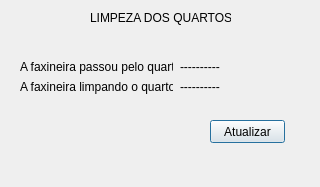
<?xml version="1.0" encoding="UTF-8"?>
<ui version="4.0">
 <class>Limpeza</class>
 <widget class="QDialog" name="Limpeza">
  <property name="geometry">
   <rect>
    <x>0</x>
    <y>0</y>
    <width>320</width>
    <height>187</height>
   </rect>
  </property>
  <property name="windowTitle">
   <string>Limpeza</string>
  </property>
  <widget class="QPushButton" name="Atualiza">
   <property name="geometry">
    <rect>
     <x>210</x>
     <y>120</y>
     <width>75</width>
     <height>23</height>
    </rect>
   </property>
   <property name="text">
    <string>Atualizar</string>
   </property>
  </widget>
  <widget class="QLabel" name="label_3">
   <property name="geometry">
    <rect>
     <x>90</x>
     <y>10</y>
     <width>141</width>
     <height>16</height>
    </rect>
   </property>
   <property name="text">
    <string>LIMPEZA DOS QUARTOS</string>
   </property>
  </widget>
  <widget class="QWidget" name="layoutWidget">
   <property name="geometry">
    <rect>
     <x>20</x>
     <y>60</y>
     <width>153</width>
     <height>34</height>
    </rect>
   </property>
   <layout class="QVBoxLayout" name="verticalLayout">
    <item>
     <widget class="QLabel" name="label_4">
      <property name="text">
       <string>A faxineira passou pelo quarto:</string>
      </property>
     </widget>
    </item>
    <item>
     <widget class="QLabel" name="label">
      <property name="text">
       <string>A faxineira limpando o quarto:</string>
      </property>
     </widget>
    </item>
   </layout>
  </widget>
  <widget class="QWidget" name="layoutWidget">
   <property name="geometry">
    <rect>
     <x>180</x>
     <y>60</y>
     <width>54</width>
     <height>34</height>
    </rect>
   </property>
   <layout class="QVBoxLayout" name="verticalLayout_2">
    <item>
     <widget class="QLabel" name="indo">
      <property name="text">
       <string>----------</string>
      </property>
     </widget>
    </item>
    <item>
     <widget class="QLabel" name="voltando">
      <property name="text">
       <string>----------</string>
      </property>
     </widget>
    </item>
   </layout>
  </widget>
 </widget>
 <resources/>
 <connections/>
</ui>
